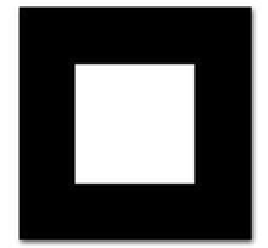
#> input picture lab1/pictures_src/kv.png, 134 x 124 px, shrunk from 169 x 156 before the run, given in place of rentgen.png, which was not available (shown 2 times larger)
$ python color_models.py
#> lines starting #> are read from the running program, lines starting #| are printed output that depends on the picture; after the words box and inside, x2 and y2 are one past the last pixel; in counts of white or black regions, pixels touching at a corner belong together
import numpy as np
from PIL import Image
import cv2
import os


def image_to_np_array(image_name: str) -> np.array:
    full_path = os.path.join('pictures_src', image_name)
    print(f"Пытаемся открыть изображение: {full_path}")
    img_src = Image.open(full_path).convert('RGB')
    return np.array(img_src)


def convert_to_grayscale(image_array: np.array) -> np.array:
    gray_image = np.dot(image_array[..., :3], [0.2989, 0.5870, 0.1140]).astype(np.uint8)
    return gray_image


def adaptive_threshold(gray_image: np.array) -> np.array:
    binary_image = cv2.adaptiveThreshold(gray_image, 255,
                                         cv2.ADAPTIVE_THRESH_GAUSSIAN_C,
                                         cv2.THRESH_BINARY, 7, 5)
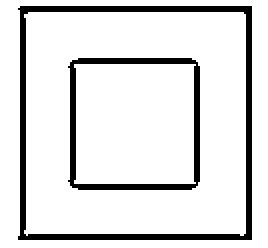
#> binary_image: shape (124, 134) (shown 2 times larger); 87.5% white; 2 black regions, box (x1, y1, x2, y2) and area: (9, 3, 126, 120) 1360, (34, 29, 100, 95) 720
    return binary_image


if __name__ == "__main__":
    # Путь к изображению
    input_image_name = r"C:\Users\huawei\Desktop\ОАВИ\lab2\pictures_src\rentgen.png"
  # Измените на полный путь, если нужно
    output_gray_image_name = 'output_gray.bmp'
    output_binary_image_name = 'output_binary1.bmp'

    # Проверка наличия директории
    base_dir = r"C:\Users\huawei\Desktop\ОАВИ\lab2"
    input_image_path = os.path.join(base_dir, 'pictures_src', input_image_name)

    # Загрузка изображения и преобразование в массив NumPy
    try:
        image_array = image_to_np_array(input_image_name)
    except Exception as e:
        print(f"Ошибка при загрузке изображения: {e}")
        exit()

    # Приведение к полутоновому
    gray_image = convert_to_grayscale(image_array)

    # Сохранение полутонового изображения
    gray_image_pil = Image.fromarray(gray_image)
    try:
        gray_image_pil.save(os.path.join(base_dir, 'pictures_src', output_gray_image_name))
        print(
            f"Полутоновое изображение сохранено по пути: {os.path.join(base_dir, 'pictures_src', output_gray_image_name)}")
    except Exception as e:
        print(f"Ошибка при сохранении полутонового изображения: {e}")

    # Приведение к монохромному методом пороговой обработки
    binary_image = adaptive_threshold(gray_image)

    # Сохранение монохромного изображения
    binary_image_pil = Image.fromarray(binary_image)
    try:
        binary_image_pil.save(os.path.join(base_dir, 'pictures_src', output_binary_image_name))
        print(
            f"Монохромное изображение сохранено по пути: {os.path.join(base_dir, 'pictures_src', output_binary_image_name)}")
    except Exception as e:
        print(f"Ошибка при сохранении монохромного изображения: {e}")

$ run again, on lab7/images/sentence.bmp
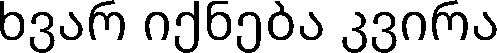
#> input picture lab7/images/sentence.bmp, 497 x 53 px, given in place of rentgen.png, which was not available
#> img_src: PIL image 497x53 RGB; 80.6% white; 15 black regions, largest, box (x1, y1, x2, y2) and area: (89, 0, 125, 40) 477, (432, 0, 468, 40) 477, (175, 1, 199, 53) 450
#> in adaptive_threshold, `binary_image = cv2.adaptiveThreshold(gray_image, 255, cv2.ADAPTIVE_THR..`:
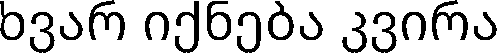
#> binary_image: shape (53, 497); 80.7% white; 15 black regions, largest, box (x1, y1, x2, y2) and area: (89, 0, 125, 40) 477, (432, 0, 468, 40) 477, (175, 1, 199, 53) 449
